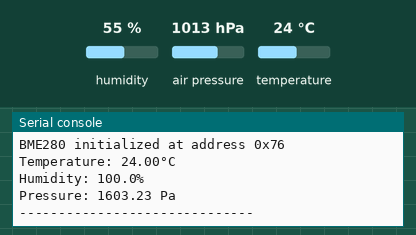
Recording of a program running on a simulated Raspberry Pi Pico running MicroPython. On the bench: the last lines printed to the serial console. The inputs (shaded band) are chosen by the test bench; at power-on: humidity 55 %, air pressure 1013 hPa, temperature 24 °C.

Above: at 1.2 s.
1.3 s: humidity set to 11 %
At 3.5 s:
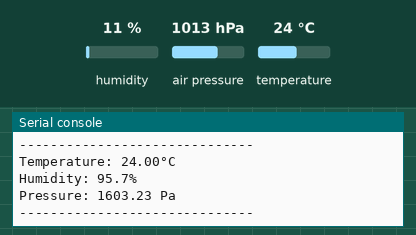
4.1 s: air pressure set to 952 hPa
At 4.6 s:
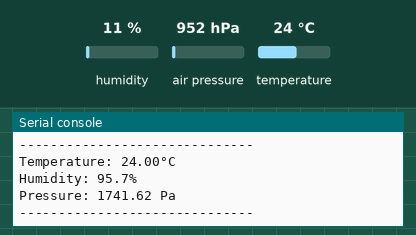
6.9 s: temperature set to 12 °C
At 9.1 s:
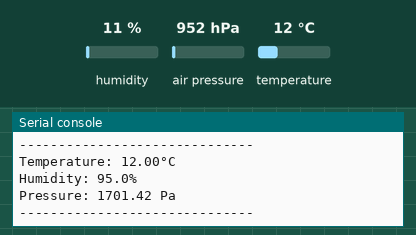
Timing chart, 0 to 10.6 s (numbered marks = the images above; inputs shaded):
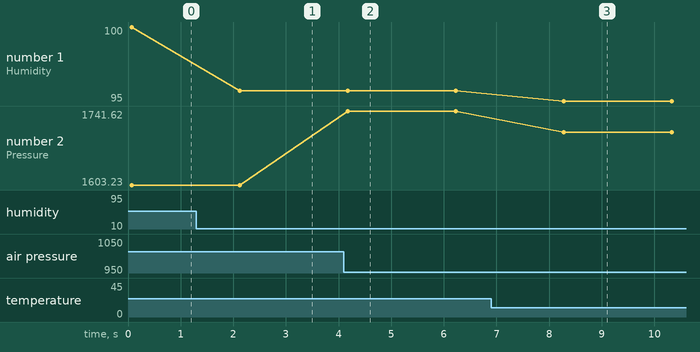

The program:

environmental_with_bme280.py
```python
from machine import Pin, I2C
import time

class BME280:
    """Simple BME280 temperature, humidity, and pressure sensor driver"""

    def __init__(self, i2c, address=0x76):
        self.i2c = i2c
        self.address = address
        self._load_calibration()

    def _load_calibration(self):
        """Load calibration data from sensor"""
        # Read temperature calibration
        cal = self.i2c.readfrom_mem(self.address, 0x88, 24)
        self.dig_T1 = cal[1] << 8 | cal[0]
        self.dig_T2 = cal[3] << 8 | cal[2]
        if self.dig_T2 > 32767:
            self.dig_T2 -= 65536
        self.dig_T3 = cal[5] << 8 | cal[4]
        if self.dig_T3 > 32767:
            self.dig_T3 -= 65536

        # Read humidity calibration
        cal_h = self.i2c.readfrom_mem(self.address, 0xA1, 1)
        cal_h += self.i2c.readfrom_mem(self.address, 0xE1, 7)
        self.dig_H1 = cal_h[0]
        self.dig_H2 = cal_h[2] << 8 | cal_h[1]
        if self.dig_H2 > 32767:
            self.dig_H2 -= 65536
        self.dig_H3 = cal_h[3]

    def read_compensated_data(self):
        """Read and return compensated temperature, humidity, pressure"""
        # Set sensor to forced mode
        self.i2c.writeto_mem(self.address, 0xF2, b'\x01')  # humidity oversampling
        self.i2c.writeto_mem(self.address, 0xF4, b'\x25')  # temp and pressure oversampling, forced mode

        # Wait for measurement
        time.sleep_ms(50)

        # Read raw data
        data = self.i2c.readfrom_mem(self.address, 0xF7, 8)
        pres_raw = (data[0] << 12) | (data[1] << 4) | (data[2] >> 4)
        temp_raw = (data[3] << 12) | (data[4] << 4) | (data[5] >> 4)
        hum_raw = (data[6] << 8) | data[7]

        # Temperature compensation
        var1 = (temp_raw / 16384.0 - self.dig_T1 / 1024.0) * self.dig_T2
        var2 = ((temp_raw / 131072.0 - self.dig_T1 / 8192.0) *
                (temp_raw / 131072.0 - self.dig_T1 / 8192.0)) * self.dig_T3
        t_fine = var1 + var2
        temperature = t_fine / 5120.0

        # Humidity compensation (simplified)
        humidity = (hum_raw - (self.dig_H1 * 64.0 - self.dig_H3 / 2.0 * temperature)) * \
                   (self.dig_H2 / 65536.0 * (1.0 + self.dig_H3 / 67108864.0 * temperature))
        humidity = max(0.0, min(100.0, humidity))

        # Pressure compensation (simplified, returns raw value)
        pressure = pres_raw / 256.0  # Simplified pressure reading

        return temperature, humidity, pressure

def main():
    """Main example function"""
    print("BME280 Environmental Sensor Example")
    print("=" * 40)

    # Initialize I2C
    i2c = I2C(0, scl=Pin(17), sda=Pin(16), freq=100000)

    # Scan for devices
    devices = i2c.scan()
    print(f"I2C devices found: {[hex(d) for d in devices]}")

    if 0x76 not in devices and 0x77 not in devices:
        print("BME280 sensor not found!")
        return

    # Initialize BME280
    address = 0x76 if 0x76 in devices else 0x77
    bme = BME280(i2c, address)
    print(f"BME280 initialized at address {hex(address)}")

    while True:
        try:
            temp, hum, pres = bme.read_compensated_data()
            print(f"Temperature: {temp:.2f}°C")
            print(f"Humidity: {hum:.1f}%")
            print(f"Pressure: {pres:.2f} Pa")
            print("-" * 30)
        except Exception as e:
            print(f"Error reading sensor: {e}")

        time.sleep(2)

if __name__ == "__main__":
    main()
```

Measured:
- after the input at 1.3 s, the serial console: prints a new line after 0.82 s (image 1)
- after the input at 4.1 s, the serial console: prints a new line after 0.07 s (image 2)
- after the input at 6.9 s, the serial console: prints a new line after 1.4 s (image 3)
- plotted number 1: 100 → 95.7 after the input at 1.3 s, 95.7 → 95 after the input at 6.9 s
- plotted number 2: 1603.23 → 1741.62 after the input at 4.1 s, 1741.62 → 1701.42 after the input at 6.9 s
